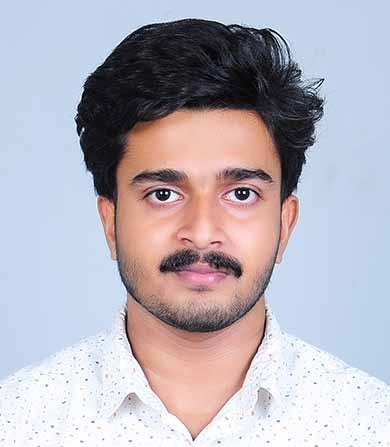
#> input picture hafin.jpg, 390 x 447 px
$ python make_favicon.py
#> lines starting #> are read from the running program, lines starting #| are printed output that depends on the picture
from PIL import Image, ImageDraw

def make_round_favicon(input_path, output_path, border_color="#0284c7", border_width=15):
#> called with input_path = 'hafin.jpg', output_path = 'favicon.png', border_color = '#0284c7', border_width = 15
    img = Image.open(input_path).convert("RGBA")

    # Make it square if it isn't
    size = min(img.size)
#> size = 390
    left = (img.size[0] - size) / 2
#> left = 0
    top = (img.size[1] - size) / 2
#> top = 28.5
    right = (img.size[0] + size) / 2
#> right = 390
    bottom = (img.size[1] + size) / 2
#> bottom = 418.5
    img = img.crop((left, top, right, bottom))
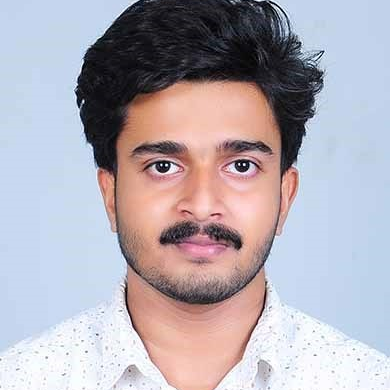
#> img: PIL image 390x390 RGBA; mean R, G, B, A 178.3, 172, 180.7, 255

    # Resize to standard large icon size
    img = img.resize((512, 512), Image.Resampling.LANCZOS)
#> img: PIL image 512x512 RGBA

    # Create mask for circle
    mask = Image.new("L", (512, 512), 0)
#> mask: PIL image 512x512 L; every value is 0
    draw = ImageDraw.Draw(mask)
    draw.ellipse((0, 0, 512, 512), fill=255)

    # Apply mask
    output = Image.new("RGBA", (512, 512), (0, 0, 0, 0))
#> output: PIL image 512x512 RGBA; every value is 0
    output.paste(img, (0, 0), mask=mask)
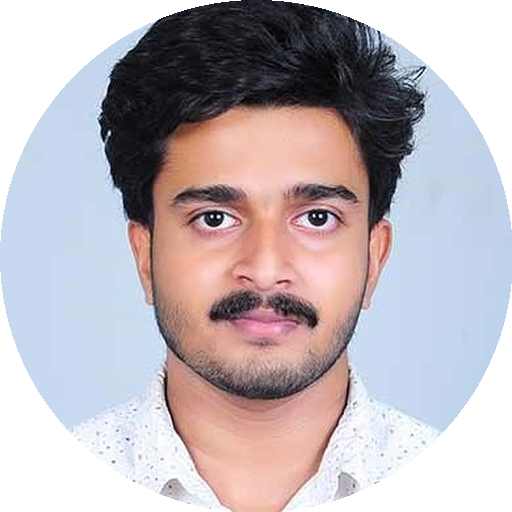
#> output: PIL image 512x512 RGBA; mean R, G, B, A 134.6, 125.7, 130.7, 200.9; transparent parts drawn white

    # Draw border
    draw_out = ImageDraw.Draw(output)
    draw_out.ellipse((border_width/2, border_width/2, 512 - border_width/2, 512 - border_width/2),
                     outline=border_color, width=border_width)

    # Save
    output.save(output_path, format="PNG")
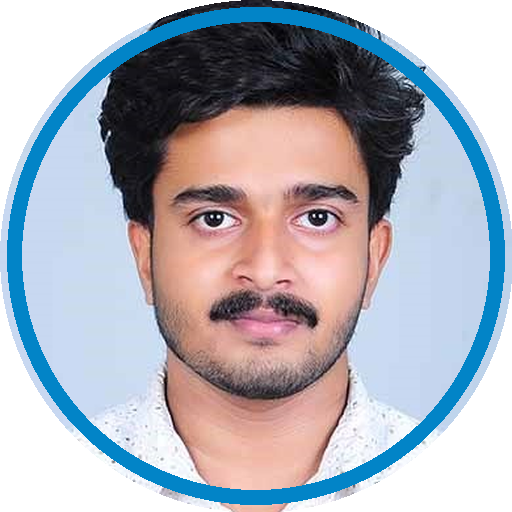
#> saved as favicon.png: PIL image 512x512 RGBA; mean R, G, B, A 119.6, 121.2, 130.6, 200.9; transparent parts drawn white

if __name__ == "__main__":
    make_round_favicon("hafin.jpg", "favicon.png")
